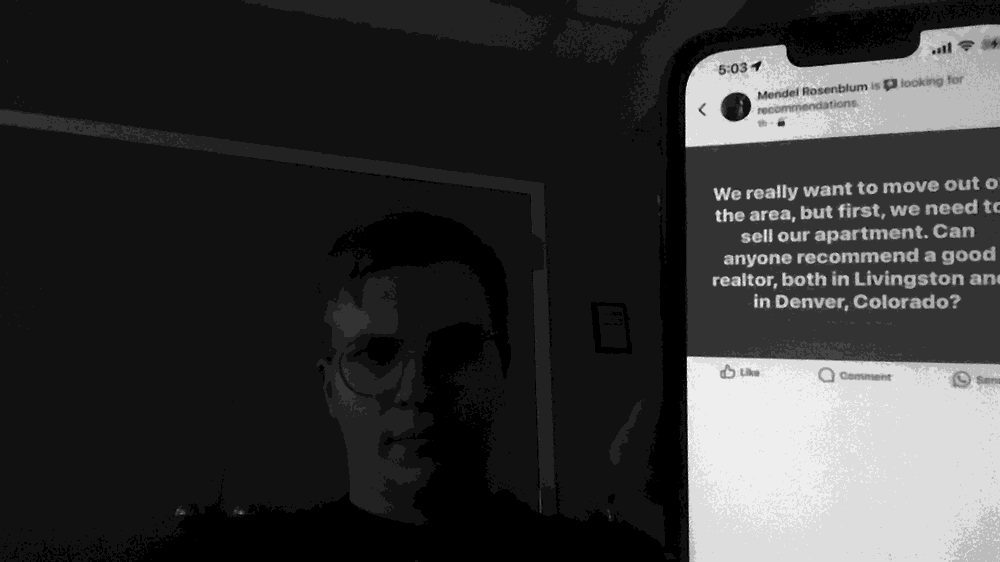
#> input picture photos/captured_image_2024-09-17_17-03-56.png, 1000 x 562 px, shrunk from 1920 x 1080 before the run
$ python extract_text.py photos/captured_image_2024-09-17_17-03-56.png
#> lines starting #> are read from the running program, lines starting #| are printed output that depends on the picture
import pytesseract
from PIL import Image, ImageEnhance, ImageFilter
import re
import sys
import os

def extract_text_from_image(image_path):
    # Check if the image file exists
    if not os.path.exists(image_path):
        print(f"Error: The image file {image_path} does not exist.")
        sys.exit(1)

    try:
        # Open the image file
        img = Image.open(image_path)
#> img is the input picture: PIL image 1000x562 L; min 0, max 15, mean 3.18
    except Exception as e:
        print(f"Error opening image: {e}")
        sys.exit(1)

    # Pre-process the image: Convert to grayscale and enhance
    img = img.convert('L')  # Convert to grayscale
    img = img.filter(ImageFilter.SHARPEN)  # Sharpen the image
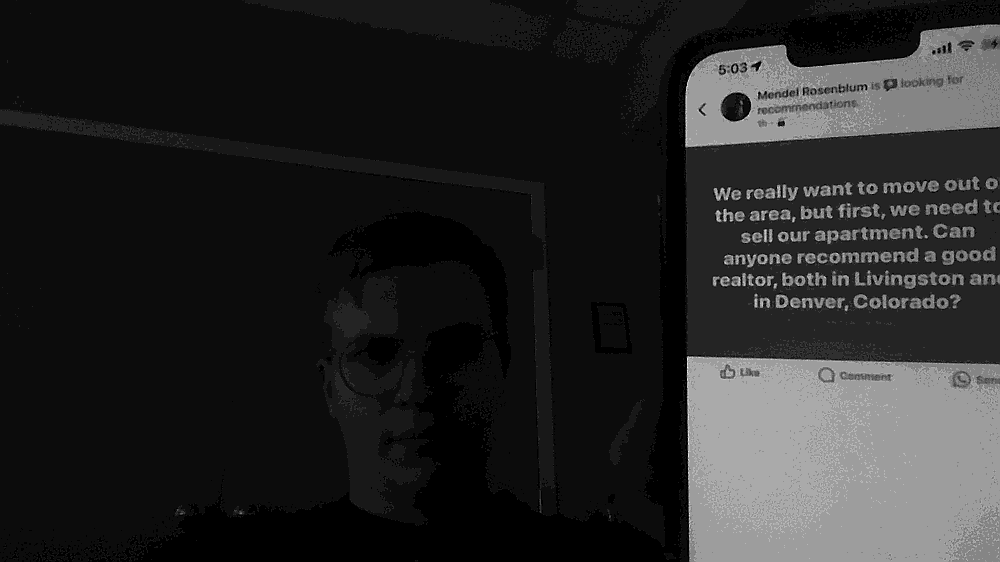
#> img: PIL image 1000x562 L; min 0, max 21, mean 3.2; drawn with min black and max white
    enhancer = ImageEnhance.Contrast(img)
    img = enhancer.enhance(2)  # Increase contrast

    # Use Tesseract to extract text with specific configurations
    try:
#> (the run stopped early here; a loop or call above may not have finished)

$ run again, on photos/captured_image_2024-09-17_17-17-07.png
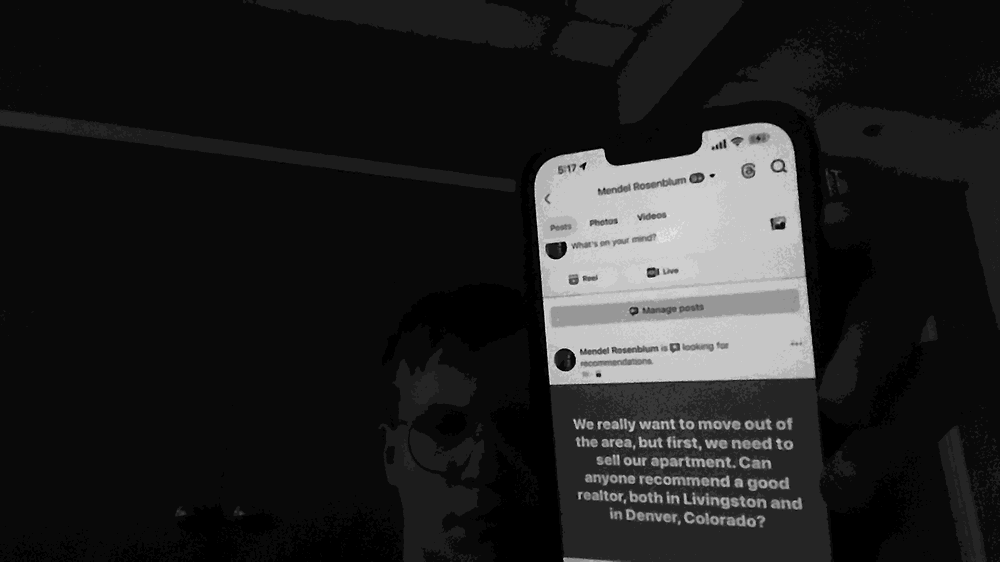
#> input picture photos/captured_image_2024-09-17_17-17-07.png, 1000 x 562 px, shrunk from 1920 x 1080 before the run
#> in extract_text_from_image, img is the input picture: PIL image 1000x562 L; min 0, max 27, mean 3.6
#> in extract_text_from_image, `img = img.filter(ImageFilter.SHARPEN)`:
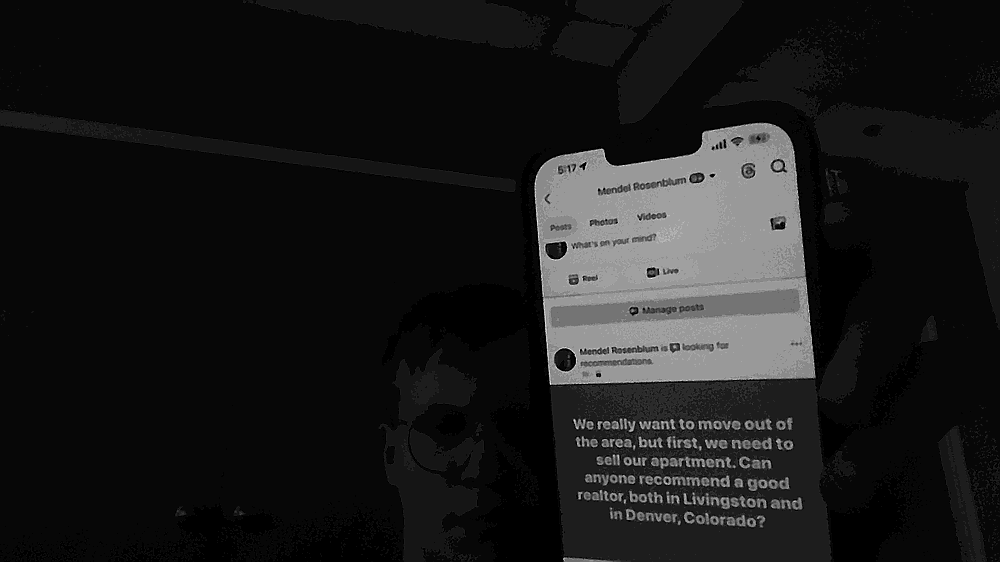
#> img: PIL image 1000x562 L; min 0, max 35, mean 3.7; drawn with min black and max white
#> in extract_text_from_image, `img = enhancer.enhance(2)`:
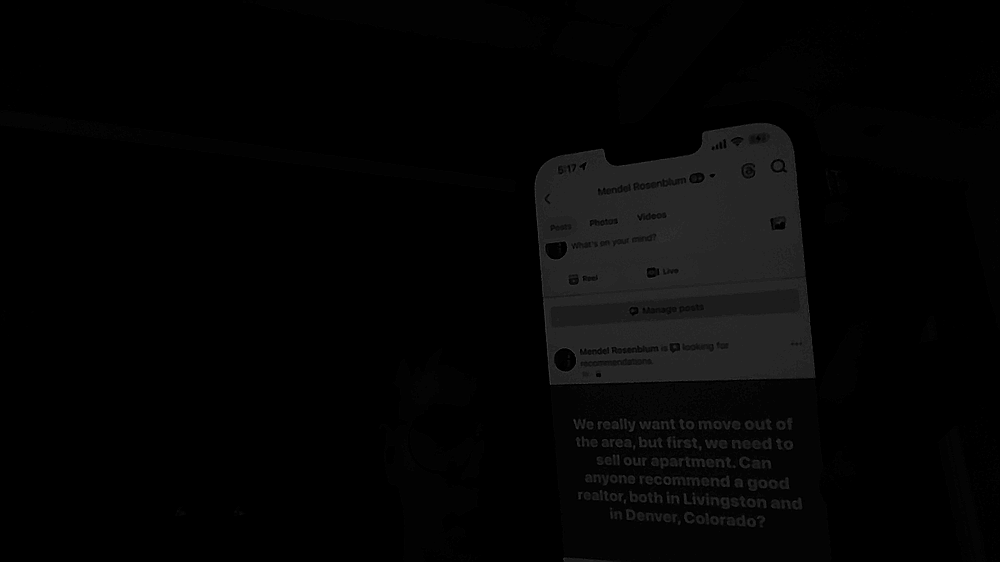
#> img: PIL image 1000x562 L; min 0, max 66, mean 4.9
